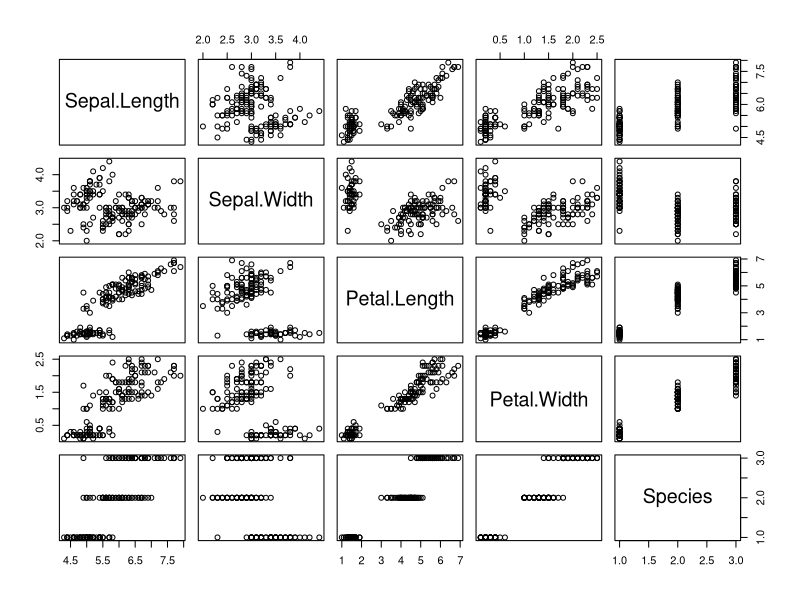
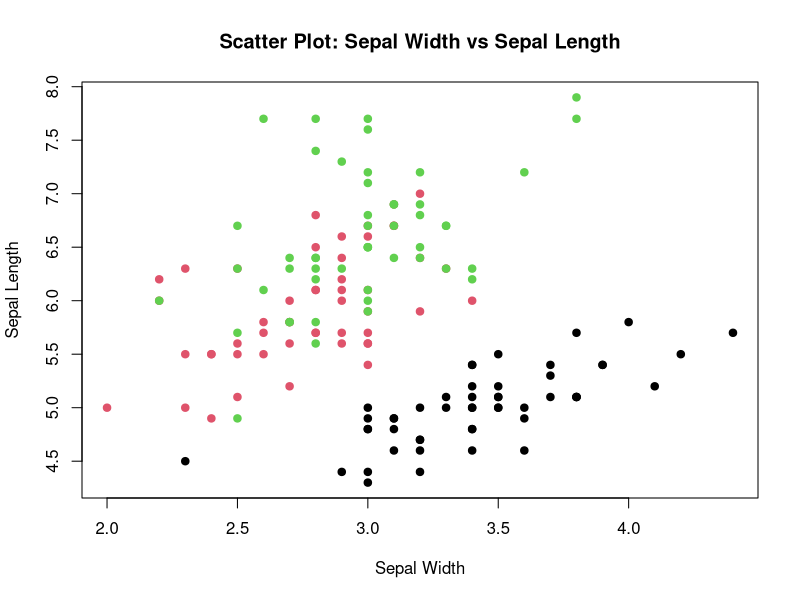

Recreate these plots in R, in order.
# Using R code for the Iris dataset to plot the correlation matrix between sepal width and sepal length
library(datasets)
data(iris)

# Correlation Plot
plot(iris)

# Correlation Matrix
cor_matrix <- cor(iris[, 1:4])
cat("Correlation Matrix:\\n")
print(cor_matrix)

# Scatter plot for sepal width vs sepal length
print(plot(iris$Sepal.Width, iris$Sepal.Length, main="Scatter Plot: Sepal Width vs Sepal Length", xlab="Sepal Width", ylab="Sepal Length", pch=19, col=iris$Species))
